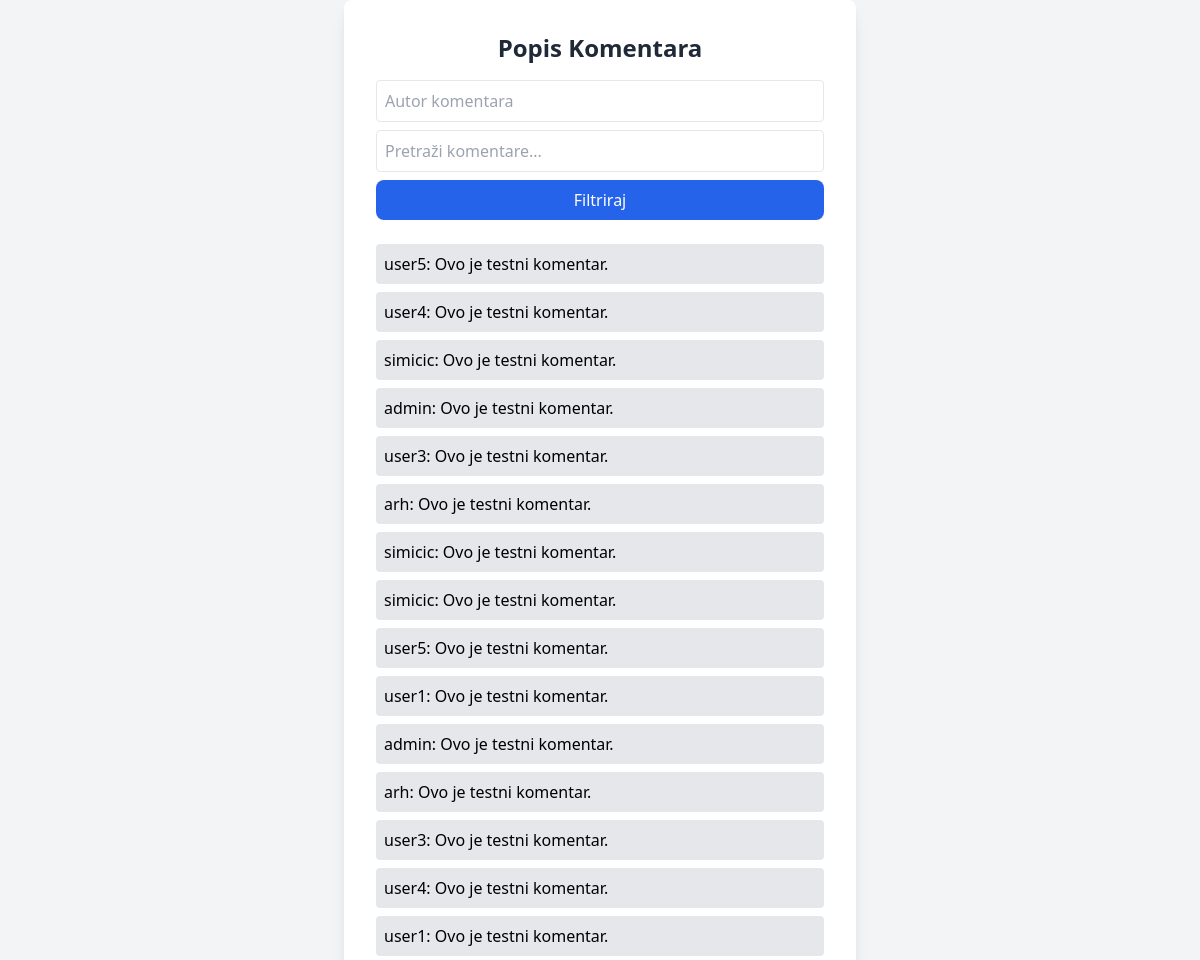
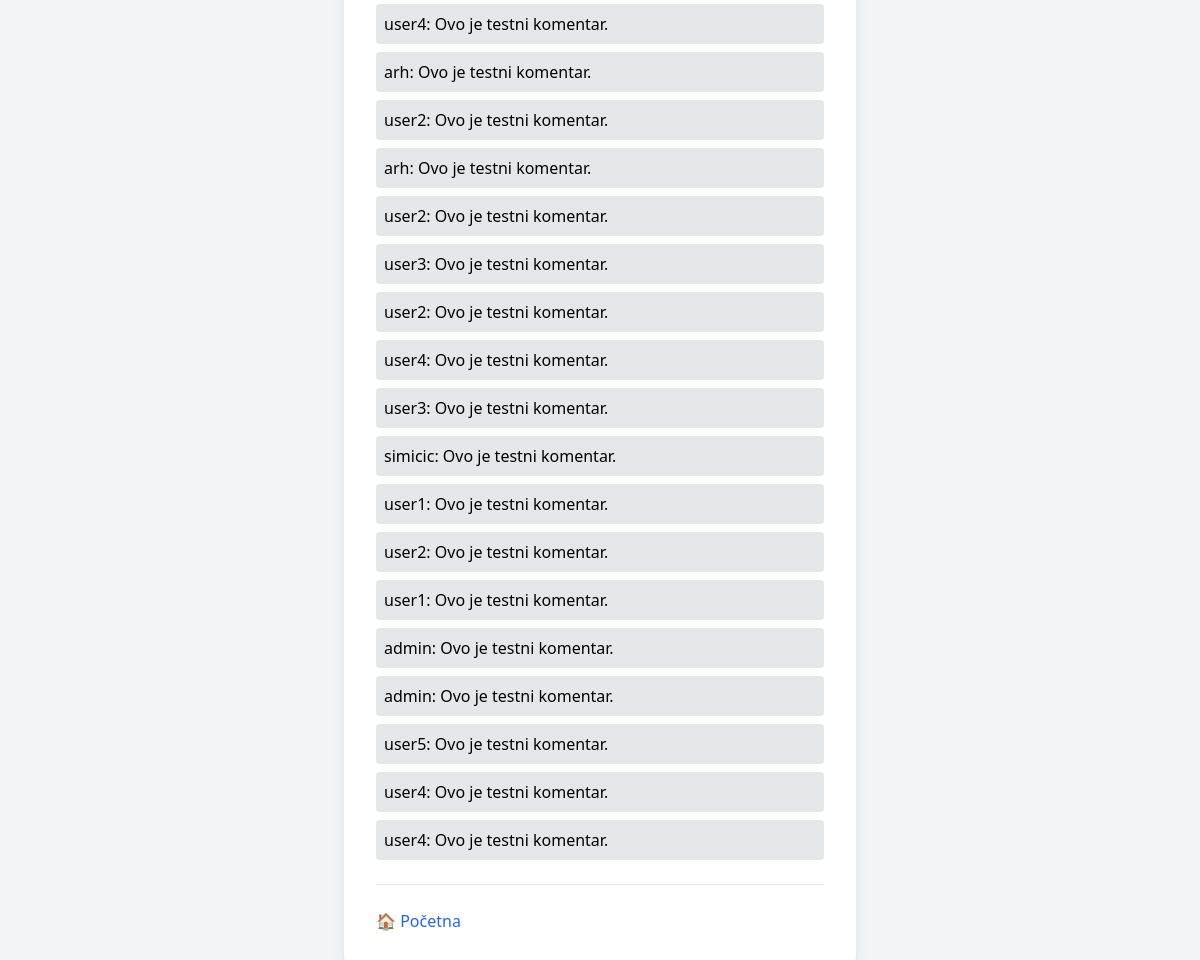
The page /comments/ on the database as committed earlier (2 pictures, top to bottom).
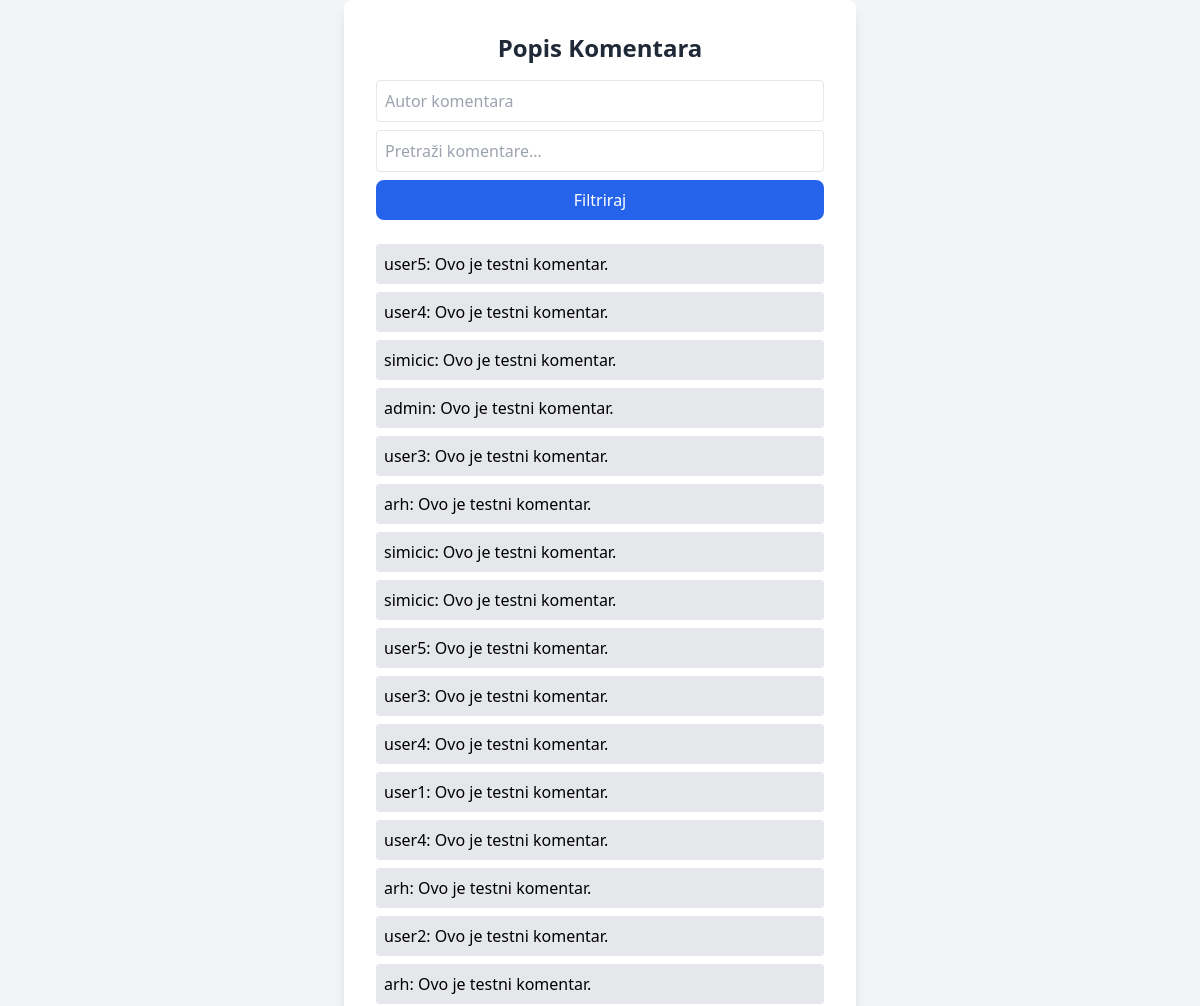
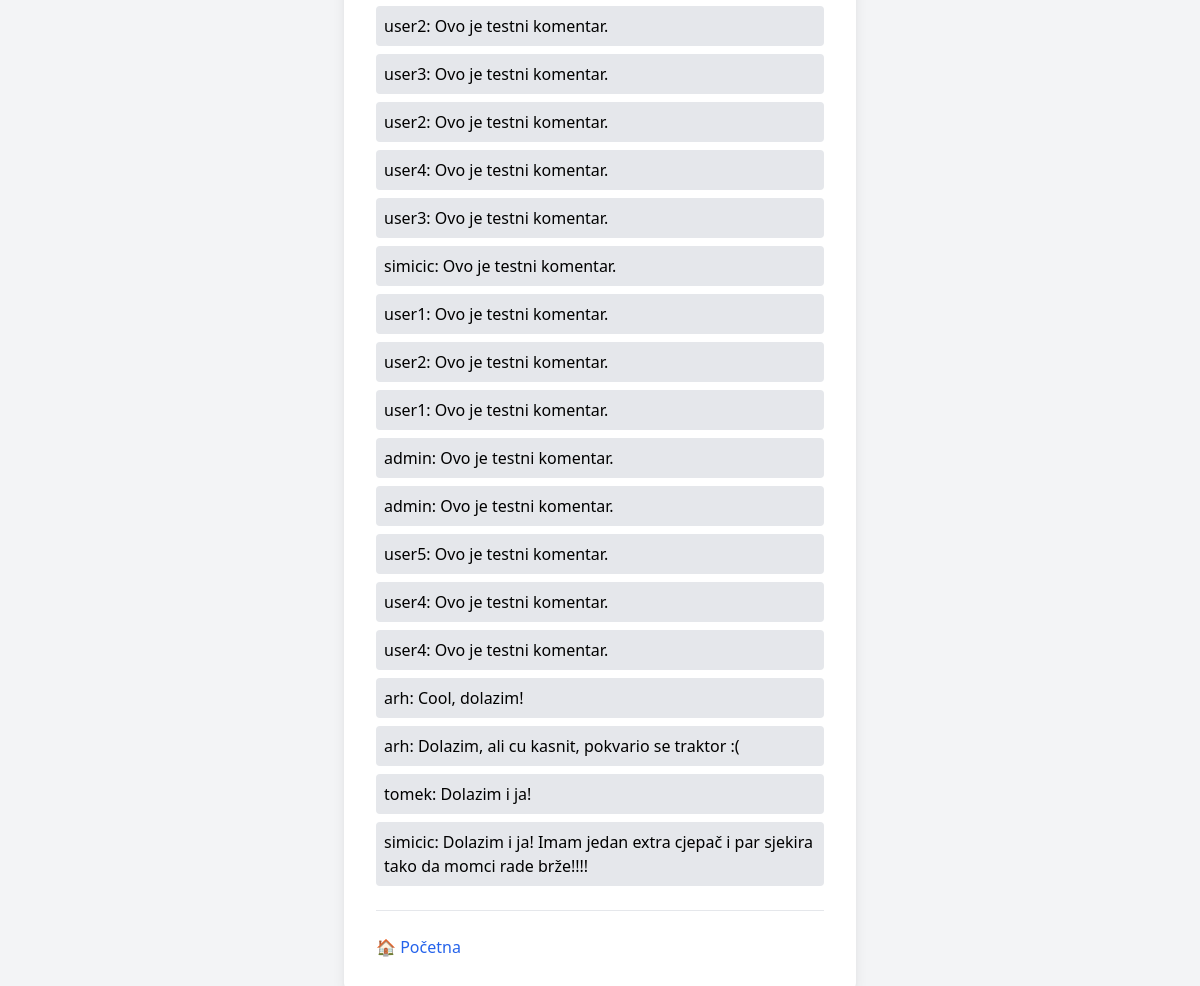
The same page on the database as committed later (2 pictures, top to bottom).
### main/models.py (models this page shows, shortened)
class Comment(models.Model):
    event = models.ForeignKey(Event, on_delete=models.CASCADE, related_name='comments')
    author = models.ForeignKey(User, on_delete=models.CASCADE)
    content = models.TextField()
    created_at = models.DateTimeField(auto_now_add=True)
    class Meta:
        default_permissions = ()
        permissions = [
            ("add_comment", "Can add comment"),
            ("view_comment", "Can view comment"),
        ]

class CustomUser(AbstractUser):
    phone_number = models.CharField(max_length=15, blank=True, null=True)
    address = models.TextField(blank=True, null=True)

### main/views.py (the view)
# urls.py: path('comments/', CommentListView.as_view(), name='comment_list'),
class CommentListView(ListView):
    model = Comment
    template_name = 'main/ListView/comment_list.html'
    context_object_name = 'comments'
    def get_queryset(self):
        queryset = super().get_queryset()
        author = self.request.GET.get('author')
        if author:
            queryset = queryset.filter(author__username__icontains=author)
        search_query = self.request.GET.get('q')
        if search_query:
            queryset = queryset.filter(
                models.Q(content__icontains=search_query) | models.Q(author__username__icontains=search_query)
            )
        return queryset

### templates/main/ListView/comment_list.html (shortened to what this page needs)
<!DOCTYPE html>
<html lang="en">
<head>
    <script src="https://cdn.tailwindcss.com"></script>
</head>
<body class="flex items-center justify-center min-h-screen bg-gray-100">
    <div class="bg-white p-8 rounded-lg shadow-lg w-full max-w-lg">
        <h1 class="text-2xl font-semibold text-gray-800 text-center">Popis Komentara</h1>
        <form method="get" class="mt-4 space-y-2">
            <input type="text" name="author" placeholder="Autor komentara" class="w-full p-2 border rounded">
            <input type="text" name="q" placeholder="Pretraži komentare..." class="w-full p-2 border rounded">
            <button type="submit" class="w-full bg-blue-600 text-white py-2 rounded-lg hover:bg-blue-700">
                Filtriraj
            </button>
        </form>
        <ul class="mt-6 space-y-2">
            {% for comment in comments %}
                <li class="bg-gray-200 p-2 rounded">{{ comment.author.username }}: {{ comment.content }}</li>
            {% empty %}
                <li class="text-gray-600">Nema komentara.</li>
            {% endfor %}
        </ul>
        <hr class="my-6">
        <div class="mt-6 flex justify-between">
            <a href="{% url 'main:home' %}" class="text-blue-600 hover:underline">🏠 Početna</a>
        </div>
    </div>
</body>
</html>

Rows that differ between the two databases and show on the page:
removed Comment: author.username "user1", content "Ovo je testni komentar."
removed Comment: author.username "admin", content "Ovo je testni komentar."
removed Comment: author.username "arh", content "Ovo je testni komentar."
added Comment: author.username "arh", content "Cool, dolazim!"
added Comment: author.username "arh", content "Dolazim, ali cu kasnit, pokvario se traktor :("
added Comment: author.username "tomek", content "Dolazim i ja!"
added Comment: author.username "simicic", content "Dolazim i ja! Imam jedan extra cjepač i par sjekira tako da momci rade brže!!!!"
